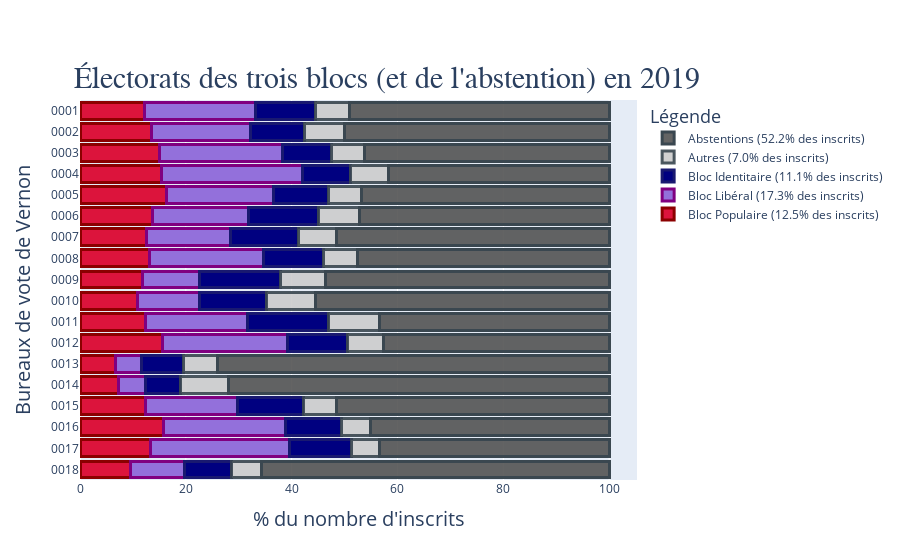

Notebook code cell kept with this figure:
### Markdown cell above
Meme manoeuvre avec plotly, plus joli...

### Code cell
import plotly.graph_objects as go

inscr_2019 = resultats_Vernon_2019["Inscrits"] 
votes_p19 = resultats_Vernon_2019["Voix_BlocPopulaire"] / inscr_2019
votes_l19 = resultats_Vernon_2019["Voix_BlocLiberal"]  / inscr_2019
votes_i19 = resultats_Vernon_2019["Voix_BlocIdentitaire"]/  inscr_2019
abs_2019 = resultats_Vernon_2019["Abstentions"]  / inscr_2019

fig = go.Figure()
fig.add_trace(go.Bar( #bloc pop
    y=populaire_2019["Code du b.vote_df1"],
    x=100*votes_p19,
    name='Bloc Populaire (' + bloc_pop19 +'% des inscrits)',
    orientation='h',
    marker=dict(
        color='crimson',#'rgba(206, 14, 31, 0.9)', 'rgba(128, 1, 1, 1.0)'
        line=dict(color='darkred', width=3)
    )
))
fig.add_trace(go.Bar( # bloc lib
    y=populaire_2019["Code du b.vote_df1"],
    x=100*votes_l19,
    name='Bloc Libéral (' + bloc_lib19 +'% des inscrits)',
    orientation='h',
    marker=dict(
        color="mediumpurple",#'rgba(145, 1, 229, 0.6)',  'rgba(158, 20, 200, 1.0)'
        line=dict(color='purple', width=3)
    )
))
fig.add_trace(go.Bar( # bloc lib
    y=populaire_2019["Code du b.vote_df1"],
    x=100*votes_i19,
    name='Bloc Identitaire (' + bloc_id19 +'% des inscrits)',
    orientation='h',
    marker=dict(
        color='navy',#'rgba(10, 1, 150, 0.8)','rgba(4, 2, 136, 1.0)'
        line=dict(color='midnightblue', width=3)
    )
))
fig.add_trace(go.Bar( # bloc lib
    y=populaire_2019["Code du b.vote_df1"],
    x=100*reste_2019,
    name='Autres (' + bloc_reste_2019 +'% des inscrits)',
    orientation='h',
    marker=dict(
        color='rgba(204, 204, 204, 0.9)',
        line=dict(color='rgba(58, 71, 80, 0.9)', width=3)
    )
))
fig.add_trace(go.Bar( # bloc lib
    y=populaire_2019["Code du b.vote_df1"],
    x=100*abs_2019,
    name='Abstentions (' + abst_2019 +'% des inscrits)',
    orientation='h',
    marker=dict(
        color='rgba(84, 84, 84, 0.9)',
        line=dict(color='rgba(58, 71, 80, 1.0)', width=3)
    )
))

fig.update_yaxes(
    autorange='reversed'
)
xaxis_t = "% du nombre d'inscrits"
yaxis_t = "Bureaux de vote de "+str(resultats_Vernon_2019["Libellé de la commune"][0])
fig.update_layout(
    barmode='stack',
    yaxis_title=dict(text=yaxis_t,font=dict(size=20)),
    xaxis_title=dict(text=xaxis_t,font=dict(size=20)),
    title_font_family="Arial",
    title_font_size=26,
    title=dict(text="Électorats des trois blocs (et de l'abstention) en 2019", font=dict(size=30), automargin=False,y=0.88,x=0.43,
        xanchor= 'center',
        yanchor= 'top'),
    legend_title=dict(text="Légende",font=dict(size=18))
    )
#fig = px.bar(populaire_2019,populaire_2019['Voix'], populaire_2019['Code du b.vote_df1'],  title='Résultats par commune',orientation='h')
#fig.show()
#resultats_Vernon_2019["Libellé de la commune"][0]

### Figure 1 — Plotly figure (JSON) as saved in the notebook; plotly's stock layout.template omitted (floating-point values rounded to 4 significant figures)
{"data": [{"marker": {"color": "crimson", "line": {"color": "darkred", "width": 3}}, "name": "Bloc Populaire (12.5% des inscrits)", "orientation": "h", "type": "bar", "x": [12.24, 13.5, 15.01, 15.43, 16.42, 13.77, 12.57, 13.13, 11.87, 10.9, 12.36, 15.58, 6.633, 7.297, 12.44, 15.72, 13.32, 9.551], "y": ["0001", "0002", "0003", "0004", "0005", "0006", "0007", "0008", "0009", "0010", "0011", "0012", "0013", "0014", "0015", "0016", "0017", "0018"]}, {"marker": {"color": "mediumpurple", "line": {"color": "purple", "width": 3}}, "name": "Bloc Libéral (17.3% des inscrits)", "orientation": "h", "type": "bar", "x": [20.89, 18.76, 23.23, 26.57, 20.2, 17.99, 15.85, 21.55, 10.67, 11.6, 19.23, 23.65, 5.058, 5.135, 17.34, 23.03, 26.26, 10.11], "y": ["0001", "0002", "0003", "0004", "0005", "0006", "0007", "0008", "0009", "0010", "0011", "0012", "0013", "0014", "0015", "0016", "0017", "0018"]}, {"marker": {"color": "navy", "line": {"color": "midnightblue", "width": 3}}, "name": "Bloc Identitaire (11.1% des inscrits)", "orientation": "h", "type": "bar", "x": [11.28, 10.08, 9.235, 9.143, 10.32, 13.4, 12.85, 11.27, 15.35, 12.83, 15.38, 11.32, 7.794, 6.622, 12.52, 10.62, 11.68, 8.989], "y": ["0001", "0002", "0003", "0004", "0005", "0006", "0007", "0008", "0009", "0010", "0011", "0012", "0013", "0014", "0015", "0016", "0017", "0018"]}, {"marker": {"color": "rgba(204, 204, 204, 0.9)", "line": {"color": "rgba(58, 71, 80, 0.9)", "width": 3}}, "name": "Autres (7.0% des inscrits)", "orientation": "h", "type": "bar", "x": [6.603, 7.61, 6.349, 7.143, 6.25, 7.692, 7.129, 6.565, 8.513, 9.139, 9.615, 6.726, 6.468, 8.919, 6.176, 5.517, 5.276, 5.73], "y": ["0001", "0002", "0003", "0004", "0005", "0006", "0007", "0008", "0009", "0010", "0011", "0012", "0013", "0014", "0015", "0016", "0017", "0018"]}, {"marker": {"color": "rgba(84, 84, 84, 0.9)", "line": {"color": "rgba(58, 71, 80, 1.0)", "width": 3}}, "name": "Abstentions (52.2% des inscrits)", "orientation": "h", "type": "bar", "x": [48.98, 50.05, 46.18, 41.71, 46.8, 47.15, 51.59, 47.48, 53.6, 55.54, 43.41, 42.71, 74.05, 72.03, 51.52, 45.1, 43.47, 65.62], "y": ["0001", "0002", "0003", "0004", "0005", "0006", "0007", "0008", "0009", "0010", "0011", "0012", "0013", "0014", "0015", "0016", "0017", "0018"]}], "layout": {"barmode": "stack", "legend": {"title": {"font": {"size": 18}, "text": "Légende"}}, "title": {"automargin": false, "font": {"family": "Arial", "size": 30}, "text": "Électorats des trois blocs (et de l'abstention) en 2019", "x": 0.43, "xanchor": "center", "y": 0.88, "yanchor": "top"}, "xaxis": {"title": {"font": {"size": 20}, "text": "% du nombre d'inscrits"}}, "yaxis": {"autorange": "reversed", "title": {"font": {"size": 20}, "text": "Bureaux de vote de Vernon"}}}}
